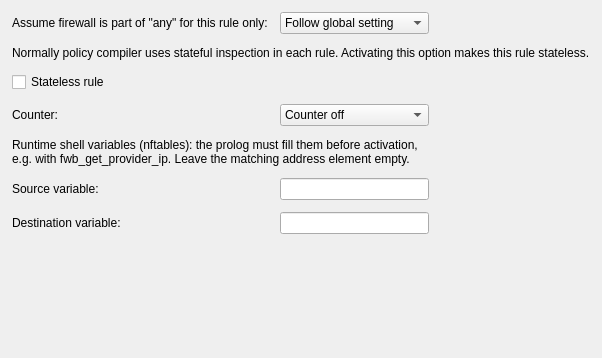
         <widget class="QWidget" name="tab1">
          <attribute name="title">
           <string>General</string>
          </attribute>
          <layout class="QGridLayout" name="gridLayout_3">
           <property name="leftMargin">
            <number>12</number>
           </property>
           <property name="topMargin">
            <number>12</number>
           </property>
           <property name="rightMargin">
            <number>12</number>
           </property>
           <property name="bottomMargin">
            <number>12</number>
           </property>
           <property name="spacing">
            <number>12</number>
           </property>
           <item row="0" column="0">
            <widget class="QLabel" name="label">
             <property name="text">
              <string>Assume firewall is part of &quot;any&quot; for this rule only:</string>
             </property>
            </widget>
           </item>
           <item row="0" column="1">
            <widget class="QComboBox" name="ipt_assume_fw_is_part_of_any">
             <item>
              <property name="text">
               <string>Follow global setting</string>
              </property>
             </item>
             <item>
              <property name="text">
               <string>On</string>
              </property>
             </item>
             <item>
              <property name="text">
               <string>Off</string>
              </property>
             </item>
            </widget>
           </item>
           <item row="0" column="2">
            <spacer>
             <property name="orientation">
              <enum>Qt::Horizontal</enum>
             </property>
             <property name="sizeType">
              <enum>QSizePolicy::MinimumExpanding</enum>
             </property>
             <property name="sizeHint" stdset="0">
              <size>
               <width>40</width>
               <height>0</height>
              </size>
             </property>
            </spacer>
           </item>
           <item row="1" column="0" colspan="3">
            <widget class="QLabel" name="textLabel7">
             <property name="text">
              <string>Normally policy compiler uses stateful inspection in each rule. Activating this option makes this rule stateless.</string>
             </property>
             <property name="alignment">
              <set>Qt::AlignVCenter</set>
             </property>
             <property name="wordWrap">
              <bool>false</bool>
             </property>
            </widget>
           </item>
           <item row="2" column="0">
            <widget class="QCheckBox" name="ipt_stateless">
             <property name="text">
              <string>Stateless rule</string>
             </property>
            </widget>
           </item>
           <item row="3" column="0">
            <widget class="QLabel" name="label_counter">
             <property name="text">
              <string>Counter:</string>
             </property>
            </widget>
           </item>
           <item row="3" column="1">
            <widget class="QComboBox" name="nft_counter">
             <property name="toolTip">
              <string>Count packets and bytes matching this rule by adding the nftables counter statement to it.</string>
             </property>
             <item>
              <property name="text">
               <string>Counter off</string>
              </property>
             </item>
             <item>
              <property name="text">
               <string>Counter on</string>
              </property>
             </item>
            </widget>
           </item>
           <item row="4" column="0" colspan="2">
            <widget class="QLabel" name="label_runtime_vars">
             <property name="text">
              <string>Runtime shell variables (nftables): the prolog must fill them before activation, e.g. with fwb_get_provider_ip. Leave the matching address element empty.</string>
             </property>
             <property name="toolTip">
              <string>Shell variables that the prolog of the generated script must fill before activation, e.g. with the fwb_get_provider_ip helper. Example: provider_ip. Leave the corresponding address rule element empty when using a variable.</string>
             </property>
             <property name="wordWrap">
              <bool>true</bool>
             </property>
            </widget>
           </item>
           <item row="5" column="0">
            <widget class="QLabel" name="label_src_runtime_var">
             <property name="text">
              <string>Source variable:</string>
             </property>
            </widget>
           </item>
           <item row="5" column="1">
            <widget class="QLineEdit" name="src_runtime_var_edit">
             <property name="toolTip">
              <string>Shell variable name (without $) that holds the source IPv4 address at activation time, e.g. provider_ip. Leave Source empty when using it.</string>
             </property>
            </widget>
           </item>
           <item row="6" column="0">
            <widget class="QLabel" name="label_dst_runtime_var">
             <property name="text">
              <string>Destination variable:</string>
             </property>
            </widget>
           </item>
           <item row="6" column="1">
            <widget class="QLineEdit" name="dst_runtime_var_edit">
             <property name="toolTip">
              <string>Shell variable name (without $) that holds the destination IPv4 address at activation time, e.g. provider_ip. Leave Destination empty when using it.</string>
             </property>
            </widget>
           </item>
           <item row="7" column="0">
            <spacer name="verticalSpacer_3">
             <property name="orientation">
              <enum>Qt::Vertical</enum>
             </property>
             <property name="sizeHint" stdset="0">
              <size>
               <width>20</width>
               <height>112</height>
              </size>
             </property>
            </spacer>
           </item>
          </layout>
         </widget>
